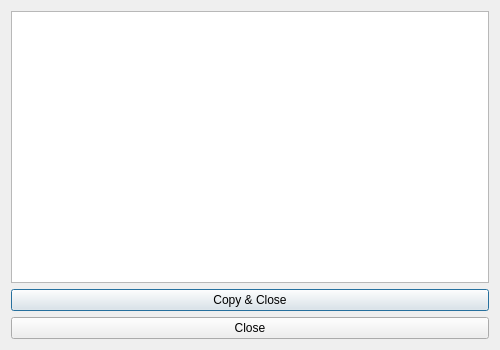
<?xml version="1.0" encoding="UTF-8"?>
<ui version="4.0">
 <class>getwkt4DialogBase</class>
 <widget class="QDialog" name="getwkt4DialogBase">
  <property name="geometry">
   <rect>
    <x>0</x>
    <y>0</y>
    <width>500</width>
    <height>350</height>
   </rect>
  </property>
  <property name="minimumSize">
   <size>
    <width>350</width>
    <height>250</height>
   </size>
  </property>
  <property name="windowTitle">
   <string>Get WKT</string>
  </property>
  <property name="windowIcon">
   <iconset>
    <normaloff>wkt.png</normaloff>wkt.png</iconset>
  </property>
  <layout class="QGridLayout" name="gridLayout">
   <item row="0" column="0">
    <layout class="QVBoxLayout" name="verticalLayout">
     <item>
      <widget class="QTextEdit" name="wktTextEdit">
       <property name="toolTip">
        <string>WKT/EWKT/JSON representation of the selected feature(s). Press Ctrl+C to copy and close.</string>
       </property>
       <property name="readOnly">
        <bool>true</bool>
       </property>
      </widget>
     </item>
     <item>
      <widget class="QPushButton" name="copyButton">
       <property name="toolTip">
        <string>Copy to clipboard and close dialog (Ctrl+C)</string>
       </property>
       <property name="text">
        <string>Copy &amp;&amp; Close</string>
       </property>
       <property name="default">
        <bool>true</bool>
       </property>
      </widget>
     </item>
     <item>
      <widget class="QPushButton" name="pushButton">
       <property name="toolTip">
        <string>Close dialog (Escape)</string>
       </property>
       <property name="text">
        <string>Close</string>
       </property>
      </widget>
     </item>
    </layout>
   </item>
  </layout>
 </widget>
 <resources/>
 <connections/>
</ui>
